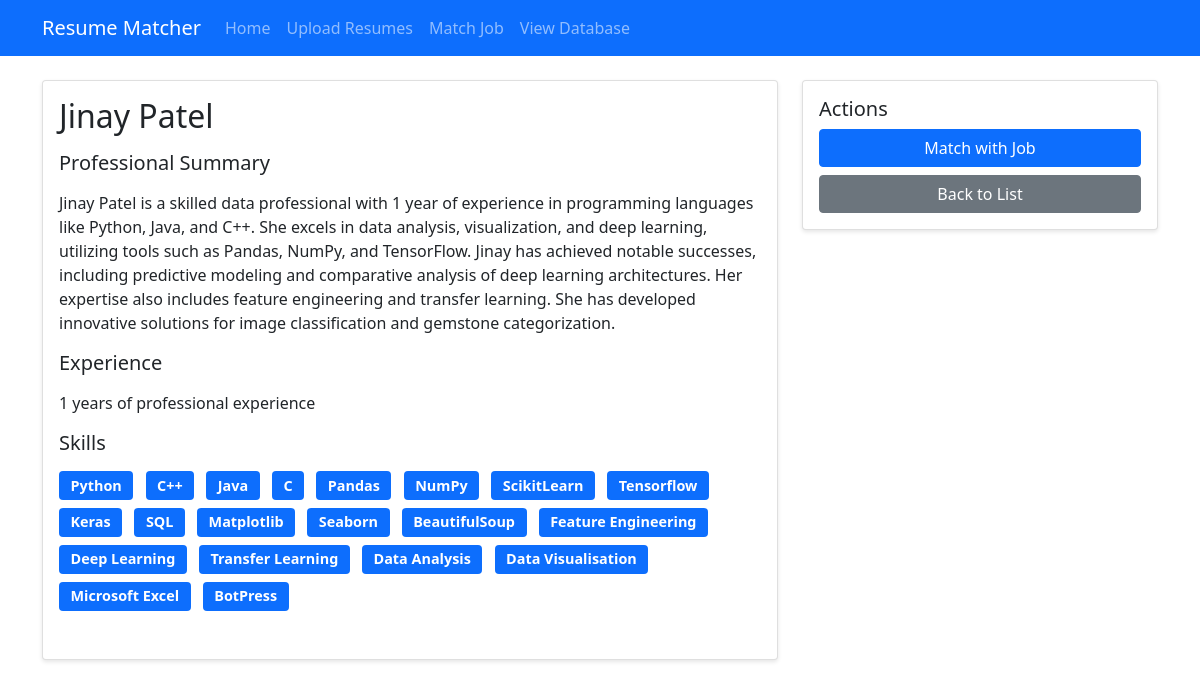
The page /resume/21 on the database its author committed.
### tables this page shows
CREATE TABLE resumes (
                id INTEGER PRIMARY KEY AUTOINCREMENT,
                filename TEXT NOT NULL,
                content TEXT NOT NULL,
                summary TEXT,
                skills TEXT,
                experience INTEGER,
                cgpa REAL,
                created_at TIMESTAMP DEFAULT CURRENT_TIMESTAMP
            , name TEXT DEFAULT '');

### app.py (the view)
@app.route('/resume/<resume_id>')
def resume_detail(resume_id):
    resume = db.get_resume(resume_id)
    if resume:
        return render_template('resume_detail.html', resume=resume)
    flash('Resume not found')
    return redirect(url_for('index'))

### templates/resume_detail.html (shortened to what this page needs)
{% extends "base.html" %}
{% block content %}
<div class="row">
    <div class="col-md-8">
        <div class="card mb-4">
            <div class="card-body">
                <h2 class="card-title">{{ resume.name }}</h2>
                <h5 class="mb-3">Professional Summary</h5>
                <p class="card-text">{{ resume.professional_summary }}</p>
                <h5 class="mb-3">Experience</h5>
                <p>{{ resume.total_years_experience }} years of professional experience</p>
                <h5 class="mb-3">Skills</h5>
                <div class="mb-4">
                    {% for skill in resume.skills %}
                    <span class="badge bg-primary me-2 mb-2">{{ skill }}</span>
                    {% endfor %}
                </div>
            </div>
        </div>
    </div>
    <div class="col-md-4">
        <div class="card">
            <div class="card-body">
                <h5 class="card-title">Actions</h5>
                <div class="d-grid gap-2">
                    <a href="{{ url_for('match') }}?pre_select={{ resume.id }}" class="btn btn-primary">
                        Match with Job
                    </a>
                    <a href="{{ url_for('index') }}" class="btn btn-secondary">
                        Back to List
                    </a>
                </div>
            </div>
        </div>
    </div>
</div>
{% endblock %}

### static/styles.css (style rules this page uses)
.card { box-shadow: 0 2px 4px rgba(0, 0, 0, 0.1); }
.badge { font-size: 0.9em; padding: 0.5em 0.8em; }
.card { transition: transform 0.2s; }

### rows shown on the page
resumes: name "Jinay Patel", professional_summary "Jinay Patel is a skilled data professional with 1 year of experience in programming languages like Python, Java, and C++. She excels in data analysis, visualization, and deep learning, utilizing tools such as Pandas, NumPy, and TensorFlow. Jinay has achieved notable successes, including predictive modeling and comparative analysis of deep learning architectures. Her expertise also includes feature engineering and transfer learning. She has developed innovative solutions for image classification and gemstone categorization."

### other values the page prints
{{ resume.total_years_experience }} "1"
{{ skill }} "Python" "C++" "Java" "C" "Pandas" "NumPy" "ScikitLearn" "Tensorflow" "Keras" "SQL" "Matplotlib" "Seaborn" "BeautifulSoup" "Feature Engineering" "Deep Learning" "Transfer Learning" "Data Analysis" "Data Visualisation" "Microsoft Excel" "BotPress"
